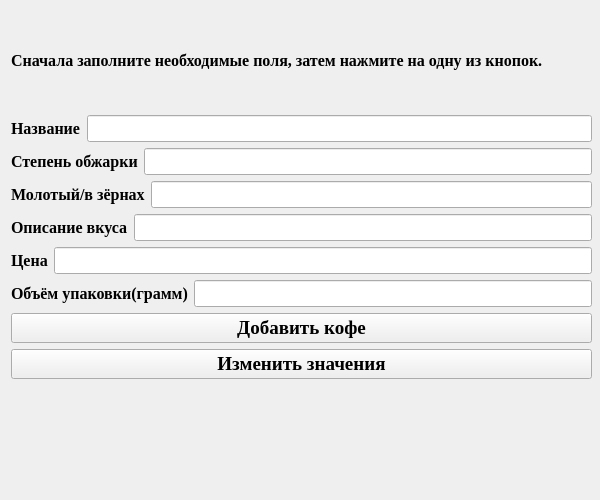
<?xml version="1.0" encoding="UTF-8"?>
<ui version="4.0">
 <class>Form</class>
 <widget class="QWidget" name="Form">
  <property name="geometry">
   <rect>
    <x>0</x>
    <y>0</y>
    <width>600</width>
    <height>500</height>
   </rect>
  </property>
  <property name="windowTitle">
   <string>Form</string>
  </property>
  <widget class="QWidget" name="">
   <property name="geometry">
    <rect>
     <x>11</x>
     <y>11</y>
     <width>581</width>
     <height>471</height>
    </rect>
   </property>
   <layout class="QVBoxLayout" name="verticalLayout_3">
    <item>
     <widget class="QLabel" name="label_7">
      <property name="font">
       <font>
        <family>Times New Roman</family>
        <pointsize>12</pointsize>
        <weight>75</weight>
        <bold>true</bold>
       </font>
      </property>
      <property name="text">
       <string>Сначала заполните необходимые поля, затем нажмите на одну из кнопок.</string>
      </property>
     </widget>
    </item>
    <item>
     <layout class="QVBoxLayout" name="verticalLayout_2">
      <item>
       <layout class="QHBoxLayout" name="horizontalLayout">
        <item>
         <widget class="QLabel" name="label">
          <property name="font">
           <font>
            <family>Times New Roman</family>
            <pointsize>12</pointsize>
            <weight>75</weight>
            <bold>true</bold>
           </font>
          </property>
          <property name="text">
           <string>Название</string>
          </property>
         </widget>
        </item>
        <item>
         <widget class="QLineEdit" name="title">
          <property name="font">
           <font>
            <family>Times New Roman</family>
            <pointsize>12</pointsize>
            <weight>75</weight>
            <bold>true</bold>
           </font>
          </property>
         </widget>
        </item>
       </layout>
      </item>
      <item>
       <layout class="QHBoxLayout" name="horizontalLayout_2">
        <item>
         <widget class="QLabel" name="label_2">
          <property name="font">
           <font>
            <family>Times New Roman</family>
            <pointsize>12</pointsize>
            <weight>75</weight>
            <bold>true</bold>
           </font>
          </property>
          <property name="text">
           <string>Степень обжарки</string>
          </property>
         </widget>
        </item>
        <item>
         <widget class="QLineEdit" name="deg">
          <property name="font">
           <font>
            <family>Times New Roman</family>
            <pointsize>12</pointsize>
            <weight>75</weight>
            <bold>true</bold>
           </font>
          </property>
         </widget>
        </item>
       </layout>
      </item>
      <item>
       <layout class="QHBoxLayout" name="horizontalLayout_3">
        <item>
         <widget class="QLabel" name="label_3">
          <property name="font">
           <font>
            <family>Times New Roman</family>
            <pointsize>12</pointsize>
            <weight>75</weight>
            <bold>true</bold>
           </font>
          </property>
          <property name="text">
           <string>Молотый/в зёрнах</string>
          </property>
         </widget>
        </item>
        <item>
         <widget class="QLineEdit" name="way">
          <property name="font">
           <font>
            <family>Times New Roman</family>
            <pointsize>12</pointsize>
            <weight>75</weight>
            <bold>true</bold>
           </font>
          </property>
         </widget>
        </item>
       </layout>
      </item>
      <item>
       <layout class="QHBoxLayout" name="horizontalLayout_4">
        <item>
         <widget class="QLabel" name="label_4">
          <property name="font">
           <font>
            <family>Times New Roman</family>
            <pointsize>12</pointsize>
            <weight>75</weight>
            <bold>true</bold>
           </font>
          </property>
          <property name="text">
           <string>Описание вкуса</string>
          </property>
         </widget>
        </item>
        <item>
         <widget class="QLineEdit" name="taste">
          <property name="font">
           <font>
            <family>Times New Roman</family>
            <pointsize>12</pointsize>
            <weight>75</weight>
            <bold>true</bold>
           </font>
          </property>
         </widget>
        </item>
       </layout>
      </item>
      <item>
       <layout class="QHBoxLayout" name="horizontalLayout_5">
        <item>
         <widget class="QLabel" name="label_5">
          <property name="font">
           <font>
            <family>Times New Roman</family>
            <pointsize>12</pointsize>
            <weight>75</weight>
            <bold>true</bold>
           </font>
          </property>
          <property name="text">
           <string>Цена</string>
          </property>
         </widget>
        </item>
        <item>
         <widget class="QLineEdit" name="price">
          <property name="font">
           <font>
            <family>Times New Roman</family>
            <pointsize>12</pointsize>
            <weight>75</weight>
            <bold>true</bold>
           </font>
          </property>
         </widget>
        </item>
       </layout>
      </item>
      <item>
       <layout class="QHBoxLayout" name="horizontalLayout_6">
        <item>
         <widget class="QLabel" name="label_6">
          <property name="font">
           <font>
            <family>Times New Roman</family>
            <pointsize>12</pointsize>
            <weight>75</weight>
            <bold>true</bold>
           </font>
          </property>
          <property name="text">
           <string>Объём упаковки(грамм)</string>
          </property>
         </widget>
        </item>
        <item>
         <widget class="QLineEdit" name="volume">
          <property name="font">
           <font>
            <family>Times New Roman</family>
            <pointsize>12</pointsize>
            <weight>75</weight>
            <bold>true</bold>
           </font>
          </property>
         </widget>
        </item>
       </layout>
      </item>
     </layout>
    </item>
    <item>
     <layout class="QVBoxLayout" name="verticalLayout">
      <item>
       <widget class="QPushButton" name="add">
        <property name="font">
         <font>
          <family>Times New Roman</family>
          <pointsize>14</pointsize>
          <weight>75</weight>
          <bold>true</bold>
         </font>
        </property>
        <property name="text">
         <string>Добавить кофе</string>
        </property>
       </widget>
      </item>
      <item>
       <widget class="QPushButton" name="change">
        <property name="font">
         <font>
          <family>Times New Roman</family>
          <pointsize>14</pointsize>
          <weight>75</weight>
          <bold>true</bold>
         </font>
        </property>
        <property name="text">
         <string>Изменить значения</string>
        </property>
       </widget>
      </item>
     </layout>
    </item>
    <item>
     <widget class="QLabel" name="result">
      <property name="font">
       <font>
        <family>Times New Roman</family>
        <pointsize>14</pointsize>
        <weight>75</weight>
        <bold>true</bold>
       </font>
      </property>
      <property name="text">
       <string/>
      </property>
     </widget>
    </item>
   </layout>
  </widget>
 </widget>
 <resources/>
 <connections/>
</ui>
